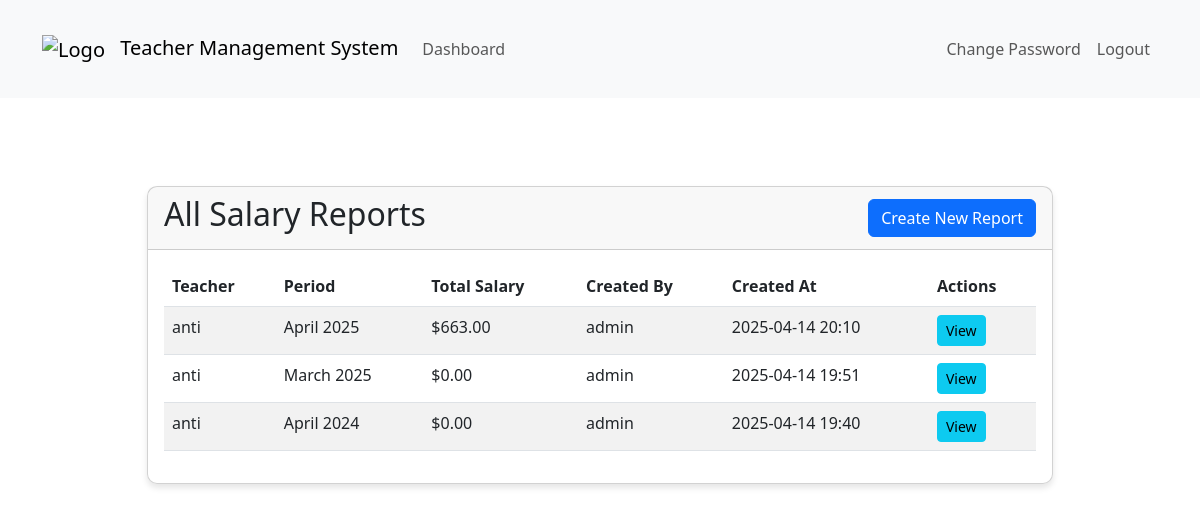
Before: /dashboard/superuser/salary-reports/ (signed in) with the older database file.
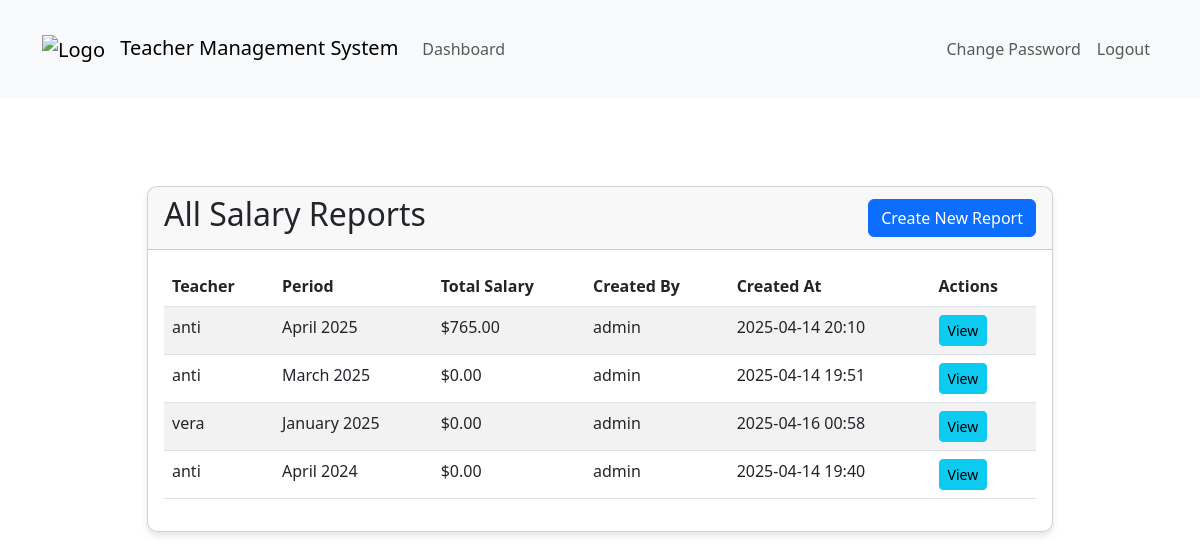
After: the same page with the newer database file.
### teachers_app/models.py (models this page shows, shortened)
class SalaryReport(models.Model):
    teacher = models.ForeignKey(Teacher, on_delete=models.CASCADE)
    start_date = models.DateTimeField()
    end_date = models.DateTimeField()
    total_hours = models.DecimalField(max_digits=10, decimal_places=2, null=True, blank=True)
    total_amount = models.DecimalField(max_digits=10, decimal_places=2, null=True, blank=True)
    created_at = models.DateTimeField(auto_now_add=True)
    created_by = models.ForeignKey(CustomUser, on_delete=models.SET_NULL, null=True)
    notes = models.TextField(blank=True)
    is_deleted = models.BooleanField(default=False)
    deleted_at = models.DateTimeField(null=True, blank=True)

class Teacher(models.Model):
    user = models.OneToOneField(CustomUser, on_delete=models.CASCADE)
    subjects = models.CharField(max_length=200, blank=True, help_text="Optional: List of subjects taught")
    def __str__(self):
        return f"{self.user.username} - {self.subjects}" if self.subjects else self.user.username

class CustomUser(AbstractUser):
    is_teacher = models.BooleanField(default=False)
    is_inspector = models.BooleanField(default=False)
    is_superuser = models.BooleanField(default=False)

### teachers_app/views.py (the view)
# urls.py: path('superuser/salary-reports/', views.list_salary_reports, name='list_salary_reports'),
@login_required
@user_passes_test(lambda u: u.is_superuser)
def list_salary_reports(request, teacher_id=None):
    if teacher_id:
        teacher = get_object_or_404(Teacher, id=teacher_id)
        reports = SalaryReport.objects.filter(teacher=teacher).order_by('-start_date')
    else:
        teacher = None
        reports = SalaryReport.objects.all().order_by('-start_date')
    reports_with_data = []
    for report in reports:
        year = report.start_date.year
        month = report.start_date.month
        report_data = SalaryCalculationService.calculate_salary(report.teacher, year, month)
        reports_with_data.append({
            'report': report,
            'total_salary': report_data['total_salary']
        })
    return render(request, 'superuser/list_salary_reports.html', {
        'teacher': teacher,
        'reports': reports_with_data
    })

### teachers_app/models.py (called while the page is built)
    def __str__(self):
        return f"{self.name} (${self.hourly_rate}/hour)"

    def calculated_hours(self):
        if self.entry_type == 'manual' and self.manual_hours:
            return self.manual_hours
        elif self.entry_type == 'clock' and self.clock_in and self.clock_out:
            duration = self.clock_out - self.clock_in
            return duration.total_seconds() / 3600  # Return hours
        elif self.entry_type == 'time_range' and self.start_time and self.end_time:
            duration = self.end_time - self.start_time
            return duration.total_seconds() / 3600  # Return hours
        return None  # Return None if no valid data

    def __str__(self):
        if self.entry_type == 'manual':
            return f"{self.teacher} - {self.task} - {self.manual_hours} hours"
        elif self.entry_type == 'time_range':
            return f"{self.teacher} - {self.task} - {self.start_time} to {self.end_time}"
        return f"{self.teacher} - {self.task} - {self.clock_in} to {self.clock_out}"

### templates/superuser/list_salary_reports.html
{% extends 'base.html' %}
{% load static %}
{% block content %}
<div class="container mt-4">
    <div class="row">
        <div class="col-md-10 offset-md-1">
            <div class="card">
                <div class="card-header d-flex justify-content-between align-items-center">
                    <h2>
                        {% if teacher %}
                            Salary Reports for {{ teacher.user.username }}
                        {% else %}
                            All Salary Reports
                        {% endif %}
                    </h2>
                    <a href="{% url 'create_salary_report' %}" class="btn btn-primary">Create New Report</a>
                </div>
                <div class="card-body">
                    {% if reports %}
                        <table class="table table-striped">
                            <thead>
                                <tr>
                                    {% if not teacher %}
                                        <th>Teacher</th>
                                    {% endif %}
                                    <th>Period</th>
                                    <th>Total Salary</th>
                                    <th>Created By</th>
                                    <th>Created At</th>
                                    <th>Actions</th>
                                </tr>
                            </thead>
                            <tbody>
                                {% for item in reports %}
                                <tr>
                                    {% if not teacher %}
                                        <td>{{ item.report.teacher.user.username }}</td>
                                    {% endif %}
                                    <td>{{ item.report.start_date|date:"F Y" }}</td>
                                    <td>${{ item.total_salary|floatformat:2 }}</td>
                                    <td>{{ item.report.created_by.username }}</td>
                                    <td>{{ item.report.created_at|date:"Y-m-d H:i" }}</td>
                                    <td>
                                        <a href="{% url 'view_salary_report' item.report.teacher.id item.report.start_date|date:'Y' item.report.start_date|date:'n' %}"
                                           class="btn btn-sm btn-info">View</a>
                                    </td>
                                </tr>
                                {% endfor %}
                            </tbody>
                        </table>
                    {% else %}
                        <div class="alert alert-info">
                            No salary reports found.
                        </div>
                    {% endif %}
                </div>
            </div>
        </div>
    </div>
</div>
{% endblock %}

Changed rows visible on the page:
changed SalaryReport "April 2025": total_salary "663.00" → "765.00"
added SalaryReport: report.teacher.user.username "vera", report.start_date "January 2025", total_salary "0.00", report.created_by.username "admin", report.created_at "2025-04-16 00:58"
